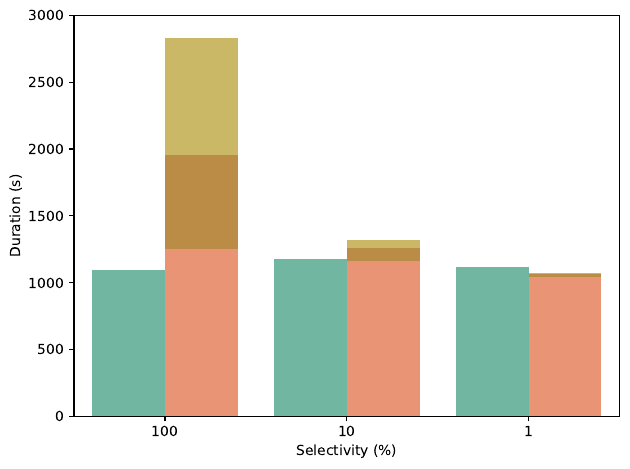

Python code for this plot:
import os
import sys
import json
import numpy as np
import pandas as pd
import seaborn as sns
import matplotlib.pyplot as plt
from statistics import mean


if __name__ == "__main__":
    palette1 = sns.color_palette("hls", 8)
    palette2 = sns.color_palette("husl", 8)
    palette3 = sns.color_palette("Set2")

    results = []
    with open('deser.json') as json_file:
        deser_data = json.load(json_file)
    with open('ser.json') as json_file:
        ser_data = json.load(json_file)
    with open('pq.json') as json_file:
        data_dict = json.load(json_file)
    for k, v in data_dict.items():
        results.append([k, mean(v)*1000, 'parquet'])
    with open('rpq.json') as json_file:
        data_dict = json.load(json_file)
    for k, v in data_dict.items():
        results.append([k, mean(v) + mean(ser_data[k]) + mean(deser_data[k]), 'serialization'])
    df = pd.DataFrame(np.array(results), columns=['Selectivity (%)', 'Duration (s)', 'Format'])
    df[['Duration (s)']] = df[['Duration (s)']].apply(pd.to_numeric)
    sns_plot = sns.barplot(x="Selectivity (%)", y="Duration (s)", hue='Format', data=df, ci='sd', capsize=.15, errwidth=0.5, palette=palette1)
    sns_plot.set(ylim=(0, 3000))
    print(df)

    results = []
    with open('pq.json') as json_file:
        data_dict = json.load(json_file)
    for k, v in data_dict.items():
        results.append([k, mean(v)*1000, 'parquet'])
    with open('rpq.json') as json_file:
        data_dict = json.load(json_file)
    for k, v in data_dict.items():
        results.append([k, mean(v) + mean(deser_data[k]), 'deserialization'])
    df = pd.DataFrame(np.array(results), columns=['Selectivity (%)', 'Duration (s)', 'Format'])
    df[['Duration (s)']] = df[['Duration (s)']].apply(pd.to_numeric)
    sns_plot = sns.barplot(x="Selectivity (%)", y="Duration (s)", hue='Format', data=df, ci='sd', capsize=.15, errwidth=0.5, palette=palette2)
    sns_plot.set(ylim=(0, 3000))
    print(df)

    results = []
    with open('pq.json') as json_file:
        data_dict = json.load(json_file)
    for k, v in data_dict.items():
        results.append([k, mean(v)*1000, 'parquet'])
    with open('rpq.json') as json_file:
        data_dict = json.load(json_file)
    for k, v in data_dict.items():
        results.append([k, mean(v), 'rados-parquet'])
    df = pd.DataFrame(np.array(results), columns=['Selectivity (%)', 'Duration (s)', 'Format'])
    df[['Duration (s)']] = df[['Duration (s)']].apply(pd.to_numeric)
    sns_plot = sns.barplot(x="Selectivity (%)", y="Duration (s)", hue='Format', data=df, ci='sd', capsize=.15, errwidth=0.5, palette=palette3)
    sns_plot.set(ylim=(0, 3000))
    print(df)
    plt.legend([],[], frameon=False)
    plt.tight_layout()
    plt.savefig(f"plot.pdf", bbox_inches='tight')

